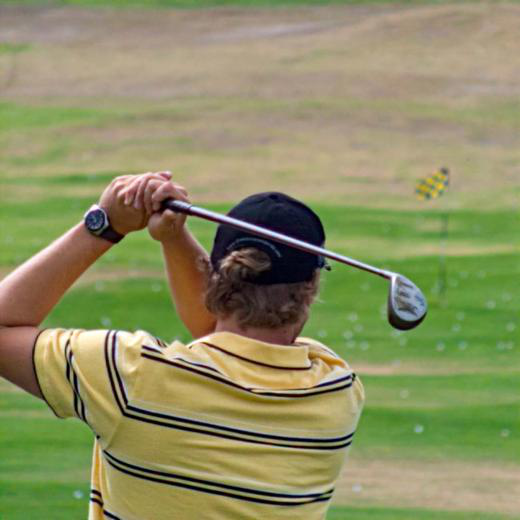
#> input picture SESF1/1.png, 520 x 520 px
$ python main.py
#> lines starting #> are read from the running program, lines starting #| are printed output that depends on the picture
### SESF1/sum.py
import numpy as np
import math


def SF(image,i,j,m,n):
    k = m*n
    rf = image[i*m:(i+1)*m,j*n+1:(j+1)*n]-image[i*m:(i+1)*m,j*n:(j+1)*n-1]
    cf = image[i*m+1:(i+1)*m,j*n:(j+1)*n]-image[i*m:(i+1)*m-1,j*n:(j+1)*n]

    rf = np.square(rf)
    cf = np.square(cf)

    rf = rf.sum()
    cf = cf.sum()

    sf = math.sqrt((rf+cf)/(m*n))
    return sf

### SESF1/main.py
import numpy as np
import cv2
import matplotlib.pyplot as plt

import change
import sum


# 展示图片，name表示窗口名字，image表示图片
def cv2_show(name, image):
    cv2.namedWindow(name, cv2.WINDOW_NORMAL)
    cv2.imshow(name, image)

    # 展示窗口等待时间，0表示任意键关闭窗口，
    # 其他数值表示毫秒后关闭窗口，如 cv2.waitKey(1000)表示1000毫秒后关闭窗口
    cv2.waitKey(0)
    cv2.destroyAllWindows()
#
#
m = int(input("请输入m\n"))
#> the answer given: 3
n = int(input("请输入n\n"))
#> the answer given: 3
TH = float(input("请输入TH\n"))
#> the answer given: 3
image1 = cv2.imread("1.png",0)
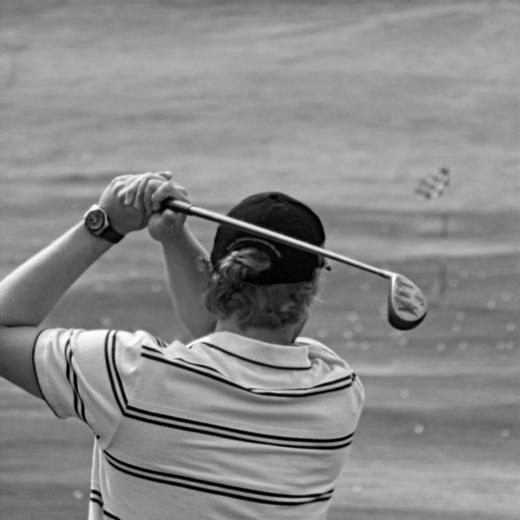
#> image1: shape (520, 520); min 0, max 255, mean 136.4
image2 = cv2.imread("2.png",0)
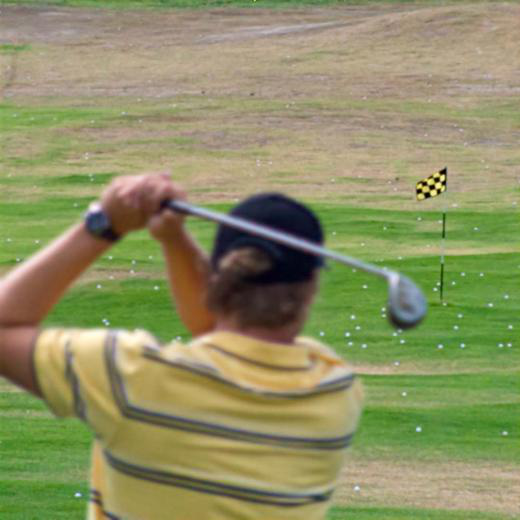
#> input picture SESF1/2.png, 520 x 520 px
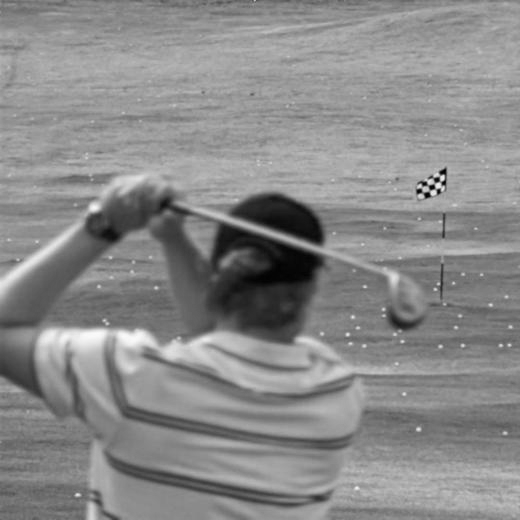
#> image2: shape (520, 520); min 2, max 250, mean 137.5
image11 = cv2.imread("1.png")
#> image11 is the input picture: shape (520, 520, 3); mean B, G, R 99, 142.1, 141
image22 = cv2.imread("2.png")
#> image22 is the input picture: shape (520, 520, 3); mean B, G, R 99.9, 143.3, 142
b1,g1,r1= cv2.split(image11)
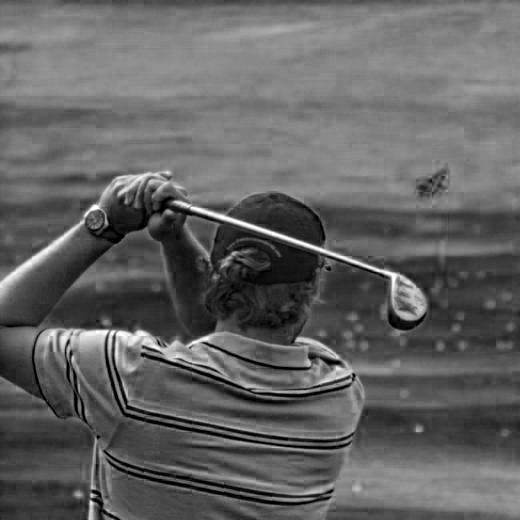
#> b1: shape (520, 520); min 0, max 255, mean 99
b2,g2,r2= cv2.split(image22)
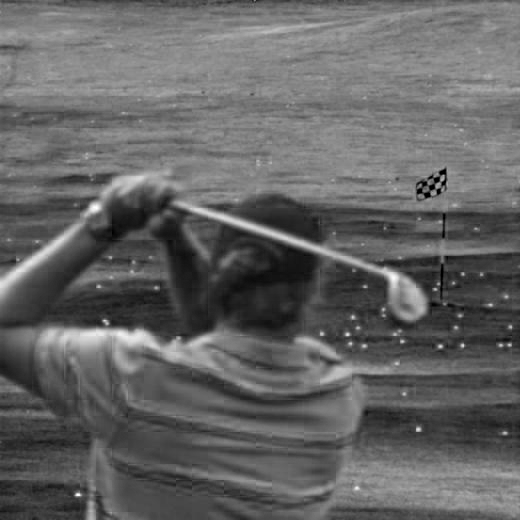
#> b2: shape (520, 520); min 0, max 255, mean 99.9
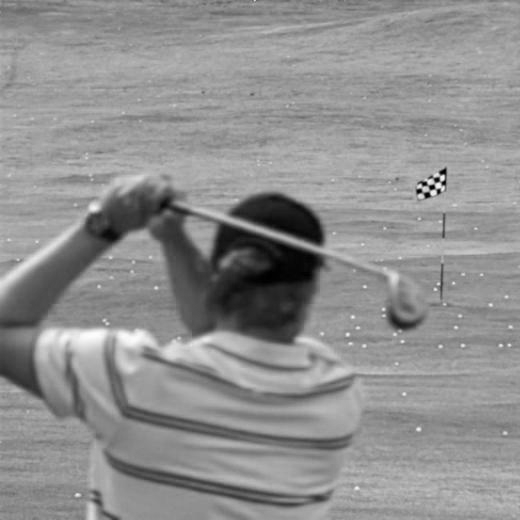
#> g2: shape (520, 520); min 0, max 253, mean 143.3
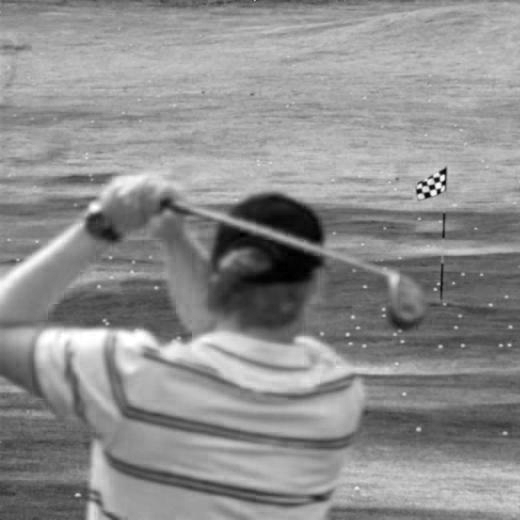
#> r2: shape (520, 520); min 0, max 255, mean 142


image = np.zeros_like(image1)
b = np.zeros_like(b1)
g = np.zeros_like(g1)
r = np.zeros_like(r1)

M = int(image.shape[0]/m)
#> M = 173
N = int(image.shape[1]/n)
#> N = 173
print(M)
#| 173
print(N)
#| 173

for i in range(M):
    for j in range(N):
        image1_sf = sum.SF(image1, i, j, m, n)
        image2_sf = sum.SF(image2, i, j, m, n)
        b1_sf = sum.SF(b1, i, j, m, n)
#> (the run stopped early here; a loop or call above may not have finished)
